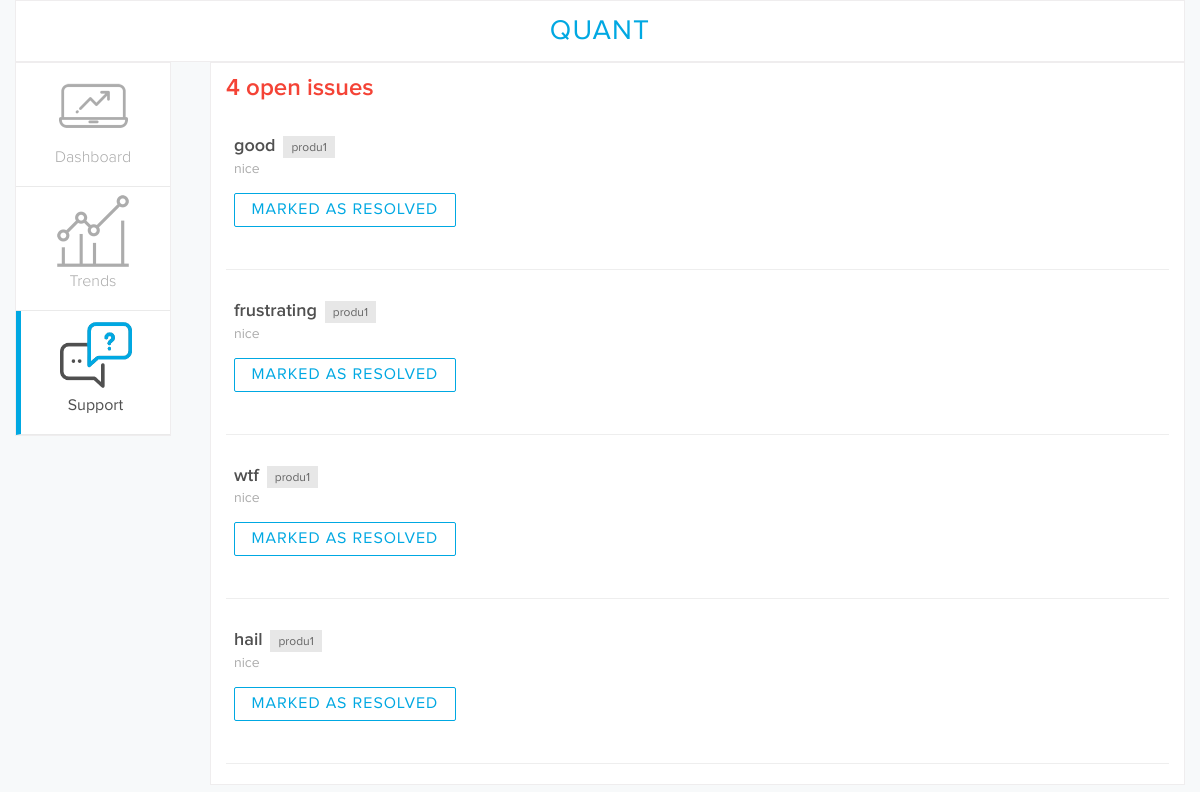
The app's page /bank/support, older data.
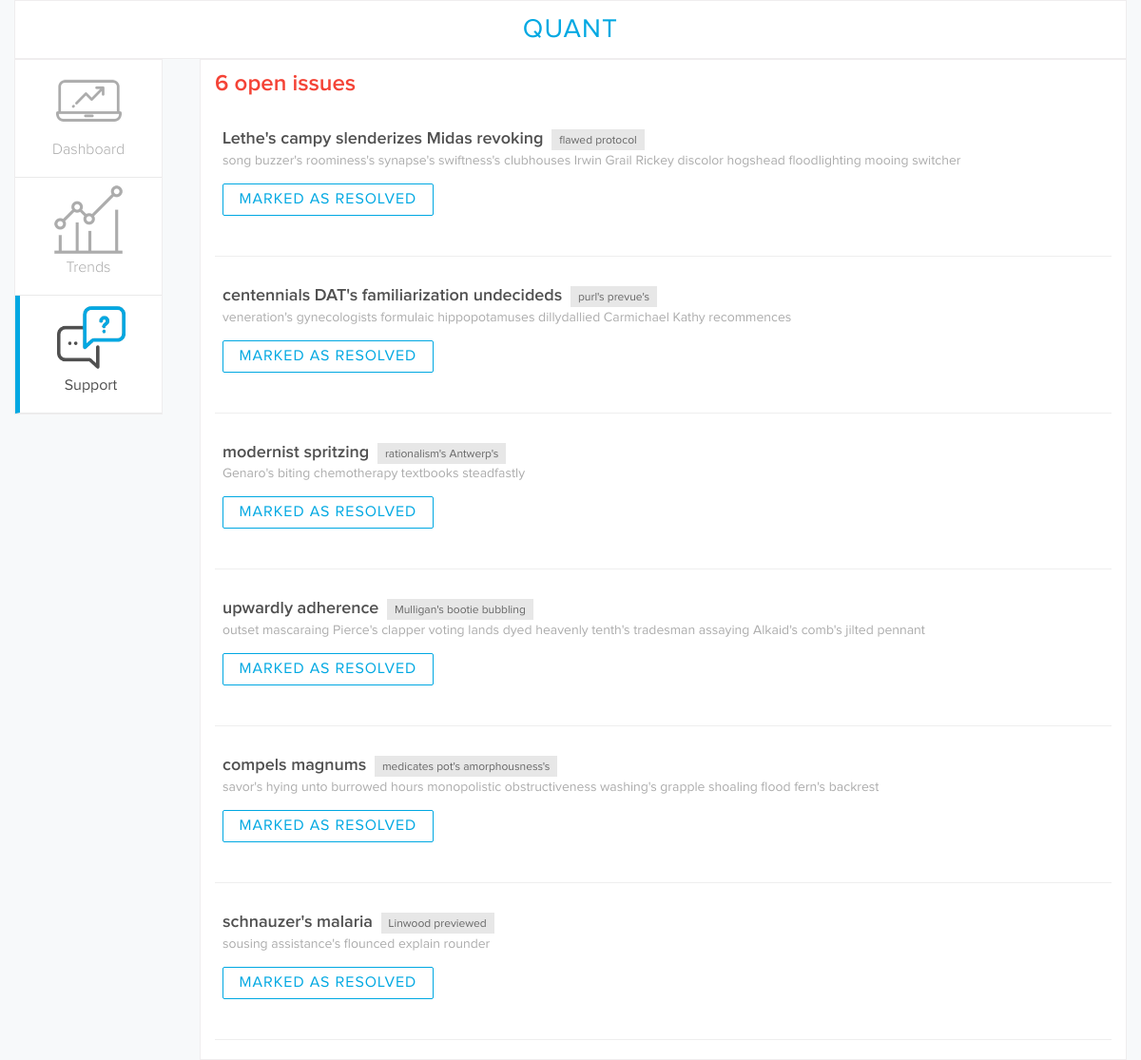
The same page, newer data.
### models.py (models this page shows, shortened)
class Issue(db.Model):
    __tablename__ = "issue"
    id = db.Column(db.Integer, primary_key=True, autoincrement=True)
    created_at = db.Column(db.DateTime, default=datetime.now())
    reviewid = db.Column(db.Integer, db.ForeignKey("review.id"), nullable=False)
    status = db.Column(db.String(10), default="open")
    review = relationship("Review")

class Review(db.Model):
    __tablename__ = "review"
    id = db.Column(db.Integer, primary_key=True, autoincrement=True)
    created_at = db.Column(db.DateTime, default=datetime.now())
    userid = db.Column(db.Integer, db.ForeignKey('user.id'))
    productid = db.Column(db.String(2), db.ForeignKey('product.id'))
    rating = db.Column(db.Integer, nullable=False)
    title = db.Column(db.String(100), nullable=False)
    comment = db.Column(db.String(500))
    user = relationship("User")
    product = relationship("Product")
    __table_args__ = (
        sqlalchemy.UniqueConstraint("userid", "productid", name="unique_review"),
    )

class Product(db.Model):
    __tablename__ = "product"
    id = db.Column(db.Integer, primary_key=True, autoincrement=True)
    name = db.Column(db.String(50), nullable=False)
    category = db.Column(db.Integer, nullable=False)

### __init__.py (the view)
@app.route("/bank/support")
def bank_support():
    issues = Issue.query.filter_by(status="open").all()
    return render_template("bank-support.html", issues=issues)

### templates/bank-support.html
{% extends "bank_base.html" %}
{% block main_content %}
<div class="col-sm-10" id="issues">
    <h1>{{ issues | length }} open issues</h1>
    <br>
    {% for issue in issues %}
    <div class="issue">
        <a>{{ issue.review.title }}</a>
        <span>{{ issue.review.product.name }}</span>
        <p>{{ issue.review.comment }}</p>
        <button>Marked as resolved</button>
    </div>
    <hr>
    {% endfor %}
</div>
{% endblock %}
{% block static_files %}
<link rel="stylesheet" href={{ url_for("static", filename="bootstrap.min.css") }}>
<link rel="stylesheet" href={{ url_for("static", filename="index.css") }}>
<link rel="stylesheet" href={{ url_for("static", filename="support.css") }}>
{% endblock %}

### templates/bank_base.html (shortened to what this page needs)
<!DOCTYPE html>
<html lang="en">
<head>
</head>
<body>
    <div class="container">
        <div class="row">
            <div class="col-xs-12" id="navbar"><a id="logo-link" href="/bank">Quant</a>
            </div>
        </div>
        <div class="row">
            <div class="col-sm-2" id="sidenavmaster">
                <div id="sidenav">
                    <a href="/bank/dashboard">
                        <div class="option"><img src={{ url_for("static", filename="icons/dashboard-inactive.png") }}>
                            <p>Dashboard</p>
                        </div>
                    </a>
                    <a href="/bank/trends">
                        <div class="option"><img src={{ url_for("static", filename="icons/trends-inactive.png") }}>
                            <p>Trends</p>
                        </div>
                    </a>
                    <a href="/bank/support">
                        <div class="option"><img src={{ url_for("static", filename="icons/support-inactive.png") }}>
                            <p>Support</p>
                        </div>
                    </a>
                </div>
            </div>
            {% block main_content %}{% endblock %}
        </div>
    </div>
</body>
</html>
{% block static_files %} {% endblock %}

### static/index.css (style rules this page uses)
:root { --sapphire-blue: #00A8E2; }
body { background-color: #F7F9FA; }
p { margin: 0; }
#navbar { height: 62px; background: #FFFFFF; border: 1px solid #EFEDEE; }
#logo-link { text-align: center; line-height: 28px; margin: 16px auto; font-family: ProximaNova-Regular; font-size: 28px; color: #00A8E2; letter-spacing: 1.17px; text-transform: uppercase; transition-property: all; transition-duration: 0.2s; transition-timing-function: ease-out; }
#navbar { display: flex; justify-content: flex-end; }
#sidenavmaster { padding: 0; }
#sidenav { width: 80%; background: #FFFFFF; border: 1px solid #EFEDEE; }
.option { display: flex; flex-direction: column; align-items: center; padding: 8px; border-bottom: 1px solid #EAEAEA; }
.option>p { font-family: ProximaNova-Light; font-size: 16px; color: #AAAAAA; margin-top: 4px; margin-bottom: 8px; }
.option>img { height: 72px; transition-property: all; transition-duration: 0.2s; transition-timing-function: ease-out; }
.active { border-left: 5px solid var(--sapphire-blue); }
.active>p { color: #505050; font-family: ProximaNova-Regular; font-size: 16px; }

### static/support.css (style rules this page uses)
#issues { background: #FFFFFF; border: 1px solid #EFEDEE; }
#issues>h1 { font-weight: normal; font-family: ProximaNova-Semibold; font-size: 24px; color: #F44336; margin: 0; padding: 0; margin-top: 8px; }
.issue>a { text-decoration: none; font-family: ProximaNova-Semibold; font-size: 18px; cursor: pointer; color: #505050; transition-duration: 0.2s; transition-property: all; transition-timing-function: ease-in-out; margin-bottom: 8px; margin-right: 4px; }
.issue>span { font-family: ProximaNova-Regular; font-size: 12px; color: #666666; padding: 4px 8px; border: none; background: #E7E7E7; margin-bottom: 8px; }
.issue>button { margin: 14px 14px 14px 0px; padding: 8px 16.5px; font-family: ProximaNova-Regular; font-size: 16px; color: #00A8E2; text-transform: uppercase; letter-spacing: 1px; background: #FFFFFF; border: 1px solid #00A8E2; transition-property: all; transition-duration: 0.2s; transition-timing-function: ease-out; border-radius: 2px; line-height: 16px; }
.issue { padding: 8px; }
.issue>p { font-family: ProximaNova-Regular; font-size: 14px; color: #acacac; }

Row changes from the older to the newer data that the page shows:
removed Issue: review "good", review.product.name "produ1", review.comment "nice"
removed Issue: review "frustrating", review.product.name "produ1", review.comment "nice"
removed Issue: review "wtf", review.product.name "produ1", review.comment "nice"
removed Issue: review "hail", review.product.name "produ1", review.comment "nice"
added Issue: review "Lethe's campy slenderizes Midas revoking", review.product.name "flawed protocol", review.comment "song buzzer's roominess's synapse's swiftness's clubhouses Irwin Grail Rickey discolor hogshead floodlighting mooing switcher"
added Issue: review "centennials DAT's familiarization undecideds", review.product.name "purl's prevue's", review.comment "veneration's gynecologists formulaic hippopotamuses dillydallied Carmichael Kathy recommences"
added Issue: review "modernist spritzing", review.product.name "rationalism's Antwerp's", review.comment "Genaro's biting chemotherapy textbooks steadfastly"
added Issue: review "upwardly adherence", review.product.name "Mulligan's bootie bubbling", review.comment "outset mascaraing Pierce's clapper voting lands dyed heavenly tenth's tradesman assaying Alkaid's comb's jilted pennant"
added Issue: review "compels magnums", review.product.name "medicates pot's amorphousness's", review.comment "savor's hying unto burrowed hours monopolistic obstructiveness washing's grapple shoaling flood fern's backrest"
added Issue: review "schnauzer's malaria", review.product.name "Linwood previewed", review.comment "sousing assistance's flounced explain rounder"
Text that changed along with them:
{{ issues | length }}: "4" → "6"
